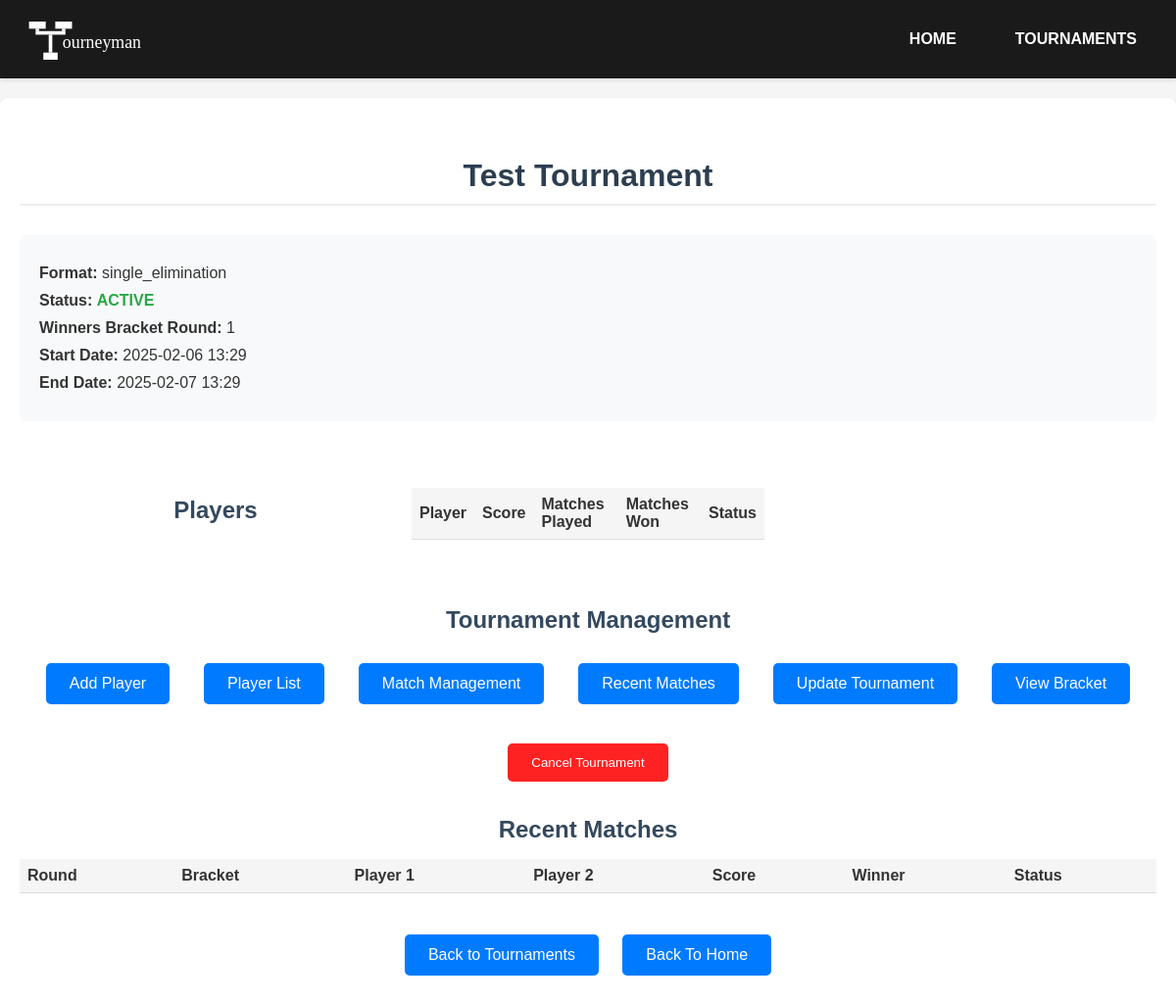
Screenshot of /tournaments/1738877360517 with the database file from the repository.
### app.py (models this page shows, shortened)
class Tournament(db.Model):
    id = db.Column(db.Integer, primary_key=True)
    tournament_id = db.Column(db.Integer, nullable=False, unique=True)
    name = db.Column(db.String(100), nullable=False)
    tFormat = db.Column(db.String(80), nullable=False)
    status = db.Column(db.String(20), nullable=False, default='PENDING')  # PENDING, ACTIVE, COMPLETED, CANCELED
    start_date = db.Column(db.DateTime, nullable=False)
    end_date = db.Column(db.DateTime, nullable=True)
    current_winners_round = db.Column(db.Integer, default=1)
    current_losers_round = db.Column(db.Integer, default=0)  # 0 means no losers bracket yet
    current_round = db.Column(db.Integer, default=1)  # For non-bracket formats
    contestants = db.relationship('Contestant', backref='tournament', lazy=True)
    matches = db.relationship('MatchResult', backref='tournament', lazy=True)
    @property
    def is_elimination_format(self):
        return self.tFormat in [TournamentFormat.SINGLE_ELIMINATION.value, TournamentFormat.DOUBLE_ELIMINATION.value]
    @property
    def is_double_elimination(self):
        return self.tFormat == TournamentFormat.DOUBLE_ELIMINATION.value

### app.py (the view)
@app.route('/tournaments/<int:tournament_id>')
def tournament_details(tournament_id):
    tournament = Tournament.query.filter_by(tournament_id=tournament_id).first_or_404()
    return render_template('tournament_details.html', tournament=tournament)

### templates/tournament_details.html (shortened to what this page needs)
{% extends "base.html" %}
{% block content %}
<div class="container">
    <h1>{{ tournament.name }}</h1>
    <div class="tournament-info">
        <p><strong>Format:</strong> {{ tournament.tFormat }}</p>
        <p><strong>Status:</strong> <span class="status-{{ tournament.status.lower() }}">{{ tournament.status }}</span></p>
        {% if tournament.is_elimination_format %}
            <p><strong>Winners Bracket Round:</strong> {{ tournament.current_winners_round }}</p>
        {% else %}
            <p><strong>Current Round:</strong> {{ tournament.current_round }}</p>
            {% if tournament.total_rounds_needed %}
            <p><strong>Total Rounds:</strong> {{ tournament.total_rounds_needed }}</p>
            {% endif %}
        {% endif %}
        <p><strong>Start Date:</strong> {{ tournament.start_date.strftime('%Y-%m-%d %H:%M') }}</p>
        {% if tournament.end_date %}
        <p><strong>End Date:</strong> {{ tournament.end_date.strftime('%Y-%m-%d %H:%M') }}</p>
        {% endif %}
    </div>
    <div class="player-list">
        <h2>Players</h2>
        <table>
            <thead>
                <tr>
                    <th>Player</th>
                    <th>Score</th>
                    <th>Matches Played</th>
                    <th>Matches Won</th>
                    <th>Status</th>
                </tr>
            </thead>
        </table>
    </div>
    <div class="management-section">
        {% if tournament.status != 'CANCELED' %}
        <h2>Tournament Management</h2>
        <div class="management-links">
            <a href="{{ url_for('add_player_page', tournament_id=tournament.tournament_id) }}" class="button">Add Player</a>
            <a href="{{ url_for('player_list', tournament_id=tournament.tournament_id) }}" class="button">Player List</a>
            <a href="{{ url_for('match_management', tournament_id=tournament.tournament_id) }}" class="button">Match Management</a>
            <a href="{{ url_for('recent_matches', tournament_id=tournament.tournament_id) }}" class="button">Recent Matches</a>
            <a href="{{ url_for('update_tournament_page', tournament_id=tournament.tournament_id) }}" class="button">Update Tournament</a>
            <a href="{{ url_for('bracket', tournament_id=tournament.tournament_id) }}" class="button">View Bracket</a>
        </div>
        <button class="btn btn-danger" onclick="confirmCancellation()" style="margin: 10px; padding: 12px 24px; background-color: #FF2222; color: white; text-decoration: none; border-radius: 5px; border: none; cursor: pointer; transition: background-color 0.2s;">Cancel Tournament</button>
        {% endif %}
    </div>
    <div class="recent-matches">
        <h2>Recent Matches</h2>
        <table>
            <thead>
                <tr>
                    <th>Round</th>
                    {% if tournament.is_elimination_format %}
                    <th>Bracket</th>
                    {% endif %}
                    <th>Player 1</th>
                    <th>Player 2</th>
                    <th>Score</th>
                    <th>Winner</th>
                    <th>Status</th>
                </tr>
            </thead>
        </table>
    </div>
    <div class="actions">
        <a href="{{ url_for('tournaments') }}" class="link">Back to Tournaments</a>
        <a href="{{ url_for('index') }}" class="button">Back To Home</a>
    </div>
</div>
{% endblock %}

### static/css/style.css (style rules this page uses)
body { font-family: Arial, sans-serif; margin: 0; padding-top: 100px; background-color: #f5f5f5; color: #333; }
.container { max-width: 1200px; margin: 0 auto; padding: 40px 20px; background-color: white; border-radius: 8px; box-shadow: 0 2px 4px rgba(0, 0, 0, 0.1); text-align: center; }
h1 { color: #2c3e50; margin-bottom: 30px; padding-bottom: 10px; border-bottom: 2px solid #eee; }
h2 { color: #34495e; margin: 25px 0 15px; }
.button, .link { display: inline-block; margin: 10px; padding: 12px 24px; background-color: #007BFF; color: white; text-decoration: none; border-radius: 5px; border: none; cursor: pointer; transition: background-color 0.2s; }
.tournament-info { background-color: #f8f9fa; padding: 20px; border-radius: 8px; margin-bottom: 30px; text-align: left; }
.tournament-info p { margin: 10px 0; }
.status-active { color: #28a745; font-weight: bold; }
.player-list, .match-list { display: grid; grid-template-columns: repeat(auto-fill, minmax(300px, 1fr)); gap: 20px; padding: 20px; }
.management-links { display: flex; flex-wrap: wrap; justify-content: center; gap: 15px; margin: 20px 0; }

### templates/tournament_details.html (style rules this page uses)
.tournament-info { margin-bottom: 2em; }
.player-list, .recent-matches { margin-bottom: 2em; }
table { width: 100%; border-collapse: collapse; margin: 1em 0; }
th, td { padding: 8px; text-align: left; border-bottom: 1px solid #ddd; }
th { background-color: #f5f5f5; }
.actions { margin-top: 2em; }

### rows the page displays
Tournament: name "Test Tournament", tFormat "single_elimination", status "ACTIVE", current_winners_round "1", start_date "2025-02-06 13:29", end_date "2025-02-07 13:29"
